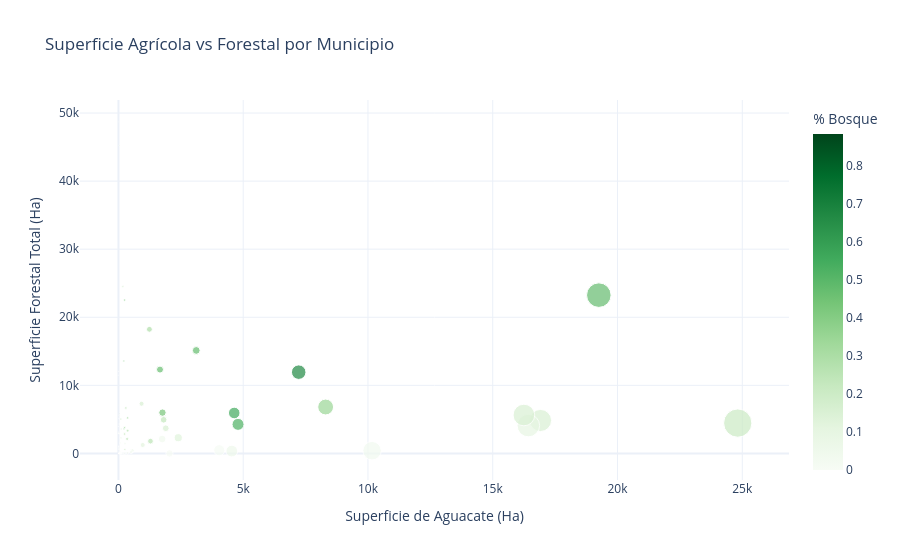

The notebook cell this image was saved under:
### Markdown cell above
## 2. Impacto Municipal

El siguiente diagrama de dispersión compara la superficie dedicada al cultivo con la superficie forestal restante por municipio. El tamaño del punto refleja la capacidad productiva.

### Code cell
df_mun = pd.read_csv(f'{base_path}/dataset_maestro_ods15.csv')
df_mun = df_mun.sort_values(by='ha_aguacate', ascending=False)

fig = px.scatter(
    df_mun,
    x='ha_aguacate',
    y='ha_forestal_total',
    size='ton_aguacate',
    color='pct_bosque',
    hover_name='municipio',
    color_continuous_scale='Greens',
    labels={
        'ha_aguacate': 'Superficie de Aguacate (Ha)',
        'ha_forestal_total': 'Superficie Forestal Total (Ha)',
        'pct_bosque': '% de Bosque',
        'ton_aguacate': 'Producción (Ton)'
    },
    title='Superficie Agrícola vs Forestal por Municipio',
    template='plotly_white'
)

fig.update_layout(coloraxis_colorbar=dict(title='% Bosque'))
fig.show()

### Figure 1 — Plotly figure (JSON) as saved in the notebook; plotly's stock layout.template omitted (floating-point values rounded to 4 significant figures)
{"data": [{"hovertemplate": "<b>%{hovertext}</b><br><br>Superficie de Aguacate (Ha)=%{x}<br>Superficie Forestal Total (Ha)=%{y}<br>Producción (Ton)=%{marker.size}<br>% de Bosque=%{marker.color}<extra></extra>", "hovertext": ["Tancítaro", "Uruapan", "Salvador Escalante", "Tacámbaro", "Ario", "Peribán", "Los Reyes", "Nuevo Parangaricutiro", "Ziracuaretiro", "Tingambato", "Tingüindín", "Turicato", "Zitácuaro", "Zacapu", "Tangamandapio", "Cotija", "Tangancícuaro", "Tocumbo", "Apatzingán", "Pátzcuaro", "Acuitzio", "Madero", "Tuxpan", "Morelia", "Purépero", "Susupuato", "Charapan", "Chilchota", "Jiménez", "Taretan", "Nahuatzen", "Parácuaro", "Huiramba", "Hidalgo", "Erongarícuaro", "Nuevo Urecho", "Juárez", "Ocampo", "Zinapécuaro", "Coalcomán De Vázquez Pallares", "Panindícuaro", "Charo", "Quiroga", "Queréndaro", "Jungapeo", "San Lucas", "Tzintzuntzan", "Buenavista", "Coeneo", "Marcos Castellanos", "Lagunillas", "Maravatío", "La Huacana", "Jacona", "Jiquilpan", "Aporo", "Angangueo", "Venustiano Carranza", "Aguililla", "Chinicuila", "Álvaro Obregón", "Morelos", "Puruándiro", "Tlazazalca", "Villamar", "Senguio", "Paracho", "Indaparapeo", "Contepec", "Pajacuarán", "Epitacio Huerta", "Irimbo", "Gabriel Zamora", "Tzitzio", "Cojumatlán De Régules", "Tlalpujahua", "Chucándiro", "Arteaga", "Cherán", "Penjamillo", "Copándaro", "Aquila", "Angamacutiro", "Sahuayo", "Tumbiscatío", "Coahuayana", "Churumuco", "Cuitzeo", "Tuzantla", "Huandacareo", "Zamora", "Tanhuato", "Nocupétaro", "Lázaro Cárdenas", "Numarán", "Ecuandureo", "Churintzio", "Huaniqueo", "José Sixto Verduzco", "Tarímbaro", "Chavinda", "La Piedad", "Tepalcatepec", "Ixtlán", "Santa Ana Maya", "Huetamo", "Briseñas", "Carácuaro", "Múgica", "Tiquicheo De Nicolás Romero", "Vista Hermosa", "Zináparo", "Yurécuaro"], "legendgroup": "", "marker": {"color": [0.2077, 0.4764, 0.1521, 0.09596, 0.1564, 0.02799, 0.3472, 0.6692, 0.5253, 0.5527, 0.04721, 0.005469, 0.4749, 0.1244, 0.0, 0.1564, 0.2288, 0.4304, 0.03091, 0.4678, 0.2565, 0.2952, 0.1134, 0.1555, 0.07967, 0.01082, 0.3407, 0.2557, 0.00816, 0.2129, 0.2913, 0.04338, 0.1768, 0.434, 0.3387, 0.1821, 0.0, 0.4371, 0.4144, 0.1772, 0.0, 0.2671, 0.2285, 0.3694, 0.3254, 0.0, 0.05179, 0.0, 0.09412, 0.0, 0.05035, 0.001785, 0.4071, 0.0, 0.0, 0.2529, 0.885, 0.0, 0.04604, 0.04338, 0.0, 0.0, 0.0, 0.0, 0.0, 0.3913, 0.2273, 0.08767, 0.02679, 0.0, 0.04306, 0.0, 0.06787, 0.06833, 0.0, 0.3566, 0.0, 0.05713, 0.6634, 0.0341, 0.0, 0.3088, 0.0, 0.0, 0.03937, 0.1873, 0.266, 0.0, 0.06321, 0.0, 0.0, 0.0, 0.009945, 0.06385, 0.0, 0.0, 0.0, 0.0, 0.0, 0.0, 0.0, 0.0, 0.0, 0.0, 0.0, 0.0, 0.0, 0.0, 0.0, 0.006699, 0.0, 0.0, 0.0], "coloraxis": "coloraxis", "size": [279500.0, 210300.0, 170400.0, 176900.0, 163700.0, 118800.0, 87360.0, 73660.0, 50320.0, 46800.0, 48540.0, 42490.0, 20970.0, 22820.0, 18190.0, 15700.0, 15370.0, 18880.0, 20460.0, 17050.0, 11330.0, 11940.0, 8891.0, 8746.0, 4607.0, 4393.0, 1913.0, 2795.0, 2350.0, 3804.0, 2046.0, 2060.0, 1723.0, 1684.0, 1669.0, 2860.0, 2199.0, 1164.0, 1510.0, 1776.0, 1238.0, 906.1, 928.2, 838.6, 707.0, 939.1, 482.9, 712.0, 656.6, 724.4, 691.8, 486.3, 341.1, 409.3, 369.7, 315.4, 56.16, 340.7, 205.9, 220.0, 338.2, 113.4, 250.6, 251.3, 2.0, 193.4, 96.99, 164.8, 134.4, 30.61, 130.0, 83.67, 127.1, 85.81, 46.9, 13.94, 90.42, 77.46, 46.78, 0.0, 80.28, 23.4, 50.92, 40.79, 63.37, 58.65, 44.58, 40.81, 42.36, 6.336, 29.12, 23.4, 11.59, 1.07, 17.55, 0.22, 0.0, 5.89, 4.425, 0.7, 5.85, 0.05, 1.548, 0.03, 0.2, 0.0, 0.0, 0.0, 0.0, 0.0, 0.0, 0.0, 0.0], "sizemode": "area", "sizeref": 698.7, "symbol": "circle"}, "mode": "markers", "name": "", "orientation": "v", "showlegend": false, "type": "scatter", "x": [24820.0, 19250.0, 16910.0, 16430.0, 16250.0, 10160.0, 8303.0, 7224.0, 4792.0, 4640.0, 4542.0, 4039.0, 3117.0, 2397.0, 2045.0, 1897.0, 1811.0, 1764.0, 1753.0, 1665.0, 1283.0, 1241.0, 971.8, 926.5, 555.1, 504.3, 371.0, 368.4, 363.4, 350.0, 298.5, 263.1, 257.3, 249.5, 248.5, 244.6, 237.2, 220.8, 217.6, 177.6, 136.0, 112.9, 102.3, 96.79, 92.69, 88.9, 82.83, 74.95, 68.59, 66.0, 64.1, 59.52, 43.25, 43.24, 40.31, 37.12, 34.07, 32.07, 32.0, 32.0, 30.42, 28.83, 26.06, 24.81, 19.05, 18.1, 17.51, 16.11, 14.15, 13.31, 12.76, 12.38, 12.0, 9.985, 9.12, 8.72, 8.5, 8.0, 7.75, 7.525, 7.27, 6.5, 6.245, 6.173, 6.16, 5.2, 5.0, 4.39, 4.0, 2.728, 2.489, 2.0, 2.0, 1.725, 1.5, 1.0, 1.0, 0.775, 0.75, 0.702, 0.5001, 0.5, 0.24, 0.2, 0.0166, 0.0, 0.0, 0.0, 0.0, 0.0, 0.0, 0.0, 0.0], "xaxis": "x", "y": [4455.0, 23250.0, 4836.0, 4082.0, 5635.0, 396.3, 6814.0, 11930.0, 4264.0, 5936.0, 337.8, 468.8, 15120.0, 2299.0, 0.0, 3697.0, 4934.0, 5987.0, 2109.0, 12310.0, 1799.0, 18230.0, 1241.0, 7291.0, 397.6, 208.1, 5214.0, 3340.0, 72.18, 2128.0, 6675.0, 1410.0, 583.0, 22530.0, 3782.0, 2840.0, 0.0, 3591.0, 13580.0, 24480.0, 0.0, 3584.0, 2275.0, 5094.0, 5001.0, 0.0, 338.7, 0.0, 1556.0, 0.0, 137.1, 46.52, 45230.0, 0.0, 0.0, 630.3, 5898.0, 0.0, 4315.0, 2889.0, 0.0, 0.0, 0.0, 0.0, 0.0, 5584.0, 2941.0, 761.3, 551.4, 0.0, 1062.0, 0.0, 951.4, 3031.0, 0.0, 3254.0, 0.0, 12060.0, 7142.0, 611.6, 0.0, 48680.0, 0.0, 0.0, 2904.0, 3974.0, 11490.0, 0.0, 5161.0, 0.0, 0.0, 0.0, 313.4, 3883.0, 0.0, 0.0, 0.0, 0.0, 0.0, 0.0, 0.0, 0.0, 0.0, 0.0, 0.0, 0.0, 0.0, 0.0, 0.0, 657.4, 0.0, 0.0, 0.0], "yaxis": "y"}], "layout": {"coloraxis": {"colorbar": {"title": {"text": "% Bosque"}}, "colorscale": [[0, "rgb(247,252,245)"], [0.125, "rgb(229,245,224)"], [0.25, "rgb(199,233,192)"], [0.375, "rgb(161,217,155)"], [0.5, "rgb(116,196,118)"], [0.625, "rgb(65,171,93)"], [0.75, "rgb(35,139,69)"], [0.875, "rgb(0,109,44)"], [1, "rgb(0,68,27)"]]}, "legend": {"itemsizing": "constant", "tracegroupgap": 0}, "title": {"text": "Superficie Agrícola vs Forestal por Municipio"}, "xaxis": {"anchor": "y", "domain": [0, 1], "title": {"text": "Superficie de Aguacate (Ha)"}}, "yaxis": {"anchor": "x", "domain": [0, 1], "title": {"text": "Superficie Forestal Total (Ha)"}}}}
